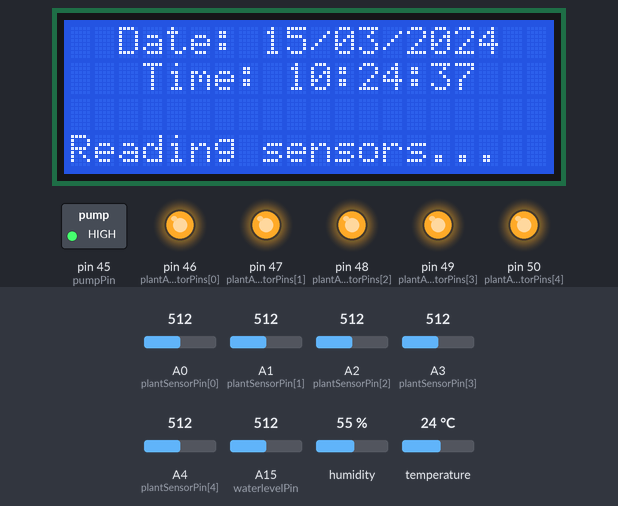
Recording of a sketch running on a simulated Arduino Mega 2560, built with avr-gcc and run on an emulated ATmega2560. Parts: 20×4 character LCD, switched loads named in the sketch (green lamp = pin HIGH), output pins drawn as LEDs (lit = HIGH). Inputs (shaded band) come from the test bench; at power-on: A0 (plantSensorPin[0]) = 512, A15 (waterlevelPin) = 512, A1 (plantSensorPin[1]) = 512, A2 (plantSensorPin[2]) = 512, A3 (plantSensorPin[3]) = 512, A4 (plantSensorPin[4]) = 512, humidity 55 %, temperature 24 °C. The local clock reads 2024-03-15 10:24:30 at power-on unless the sketch sets it; what the sketch prints to the serial monitor is not drawn.

Above: at 7.7 s.
7.8 s: A0 (plantSensorPin[0]) set to 633
9.6 s: A0 (plantSensorPin[0]) set to 659
At 12.9 s:
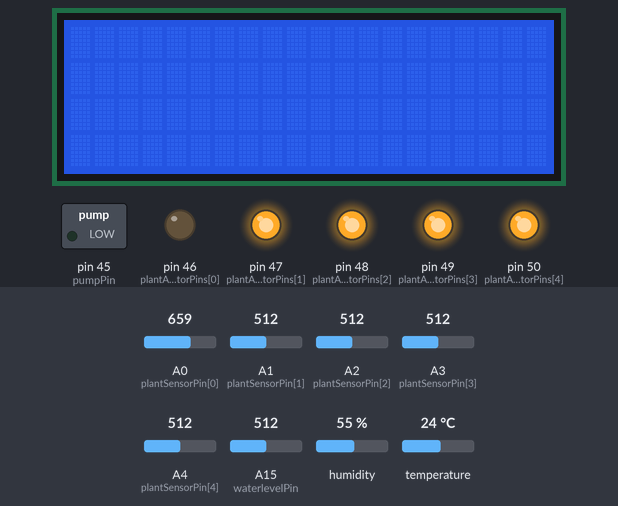
13.7 s: A15 (waterlevelPin) set to 536
At 15.6 s:
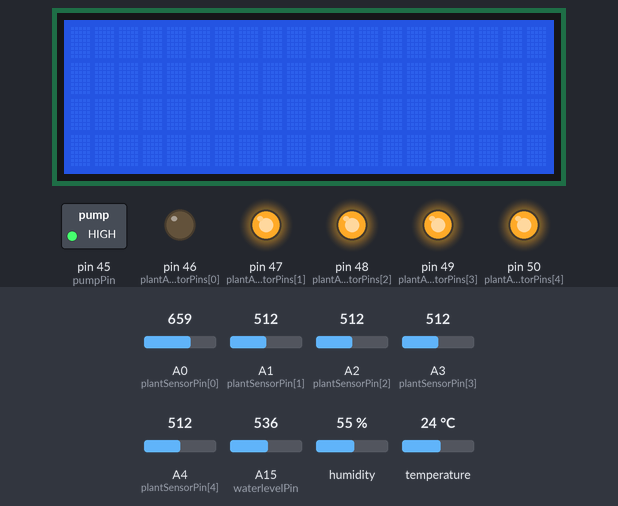
15.9 s: A1 (plantSensorPin[1]) set to 644
20.0 s: A1 (plantSensorPin[1]) set to 664
At 22.7 s:
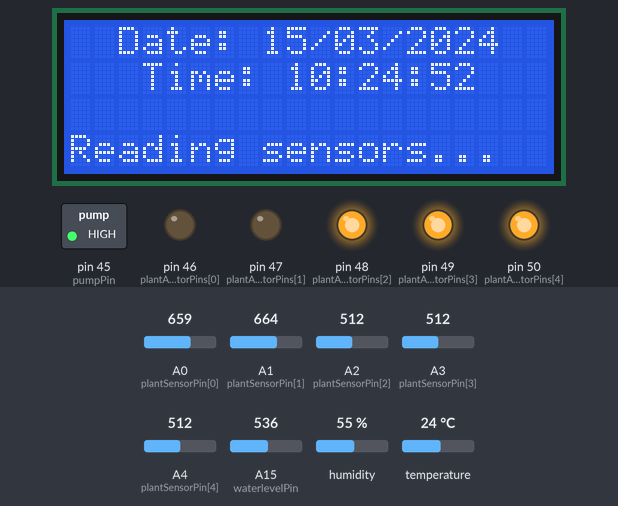
24.1 s: A2 (plantSensorPin[2]) set to 716
At 26.2 s:
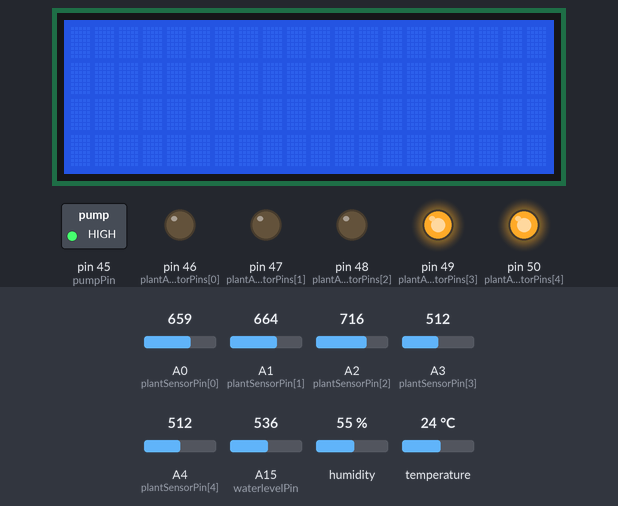
Timing chart, 0 to 27.7 s (numbered marks = the images above; inputs shaded):
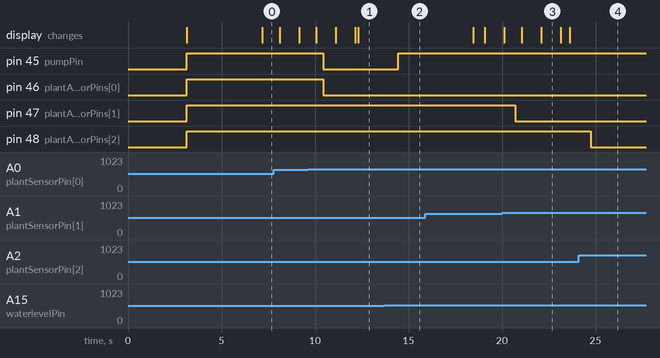

The sketch:

plantcare.ino
```cpp
/*This project of self watering system is done for complete House Plantcare
 * Monitor every plant soil moisture
 * Monitor current temperature and air huidity
 * Watering plant on threshold
 * Low level water tank sound alarm
 *
 * thing to do
 * include ph claibration probe
 * include lcd menu
 *
 *
 *
 * Hardware:
 *Arduino MEGA-2560-R3-ATMEGA16U2-ATMEGA2560-16AU-Board-
 *Sensor Shield V2.0 Board For Arduino Mega2560 R3 ATmega16U2 ATMEL AVR IM
 *LCD2004 lcd 20x4 I2C Crystalfont
 *16-Channel 5V Relay Shield Module with optocoupler For Arduino
 *I2C IIC RTC DS1307 AT24C32 Real Time Clock Module
 *DC12V Electric Magnet Solenoid Valve Gas Air Water Snuffle Valve Normally Closed
 *12vdc Car Winshield Washer pump
 *DHT11 (temperature and humidity sensor)
 *low level tank water sensor
 *Piedzo buzzer
 * *
 */

// libraries definition
#include <Wire.h>
#include <LiquidCrystal_I2C.h>
#include "RTClib.h"
#include <SimpleDHT.h>

// pins definition
int plantSensorPin[] = {A0,A1,A2,A3,A4};
int plantActuatorPins[] = {46,47,48,49,50};
int waterlevelPin = A15;
int pumpPin = 45;
int pinDHT11 = 2;
SimpleDHT11 dht11;


// variables
int plantSensorSetPoints[] = {650,650,650,650,650};
int plantSensorValues[] = {0,0,0,0,0};
bool pumpActive = false;
bool plantErrors[] = {false, false, false, false, false};
bool plantActuatorActive[] = {false, false, false, false, false};
int nbPlant = 5;
int wateringDuration = 10000;
unsigned long previousMillis = 0;
unsigned long previousMillisMain = 0;
const long mainInterval = 1000; // Main loop
const long interval = 1000;   // interval at which to blink (milliseconds)
int dateEnable = false;
int plantsEnable = false;
byte temperature = 0;
byte humidity = 0;
int waterlevelsensor = 0;

// system messages
const char *string_table[] =
{
  "  Lyncos & Manitoo",
  " Plants readings...",
  "      Dry soil",
   "     Moist soil",
  "     Soggy soil",
  "The water pump is on",
  "       Manisa",
  "   Watering System",
  "    Please wait!",
   "         by"
};


// objects definition
RTC_DS1307 RTC;
LiquidCrystal_I2C lcd(0x27,20,4);

// SEC = 800
void setup() {

 // serial initialization
  Serial.begin(19200);

  // LCD initialization
  lcd.init();
  lcd.backlight();     // with Backlight
  lcd.clear();         // clearscreen

  lcd.setCursor(0,0);
  lcd.print(string_table[6]);
  lcd.setCursor(0,1);
  lcd.print(string_table[7]);
  lcd.setCursor(0,2);
  lcd.print(string_table[9]);
  lcd.setCursor(0,3);
  lcd.print(string_table[0]);
  delay(3000);
  lcd.clear();
  // Wire initialization
  Wire.begin();

  // RTC initialization
  RTC.begin();
  if (!RTC.isrunning()){
    // date and time adjust as the PC computer date and time
    RTC.adjust(DateTime(__DATE__, __TIME__));
  }


 for ( int i = 0; i < nbPlant; i++)
  {
    pinMode(plantActuatorPins[i], OUTPUT);
    digitalWrite(plantActuatorPins[i], HIGH);
  }
  pinMode(pumpPin, OUTPUT);
  digitalWrite(pumpPin, HIGH);
}


unsigned int mainCounter = 0;
void loop() {

  // RTC parameters definition
  DateTime myRTC = RTC.now();
  int H = myRTC.hour();
  int M = myRTC.minute();
  int S = myRTC.second();
  unsigned long currentMillis = millis();

 // if low water level: plays the low level alarm


  pumpActive = false;
  for (int i = 0; i < nbPlant; i++)
  {
    if (plantActuatorActive[i])
    {
      digitalWrite(plantActuatorPins[i], LOW);
      pumpActive = true;
      digitalWrite(pumpPin, LOW);
       {
         if(waterlevelsensor > 528)
  {
   waterlevelsensor = analogRead(waterlevelPin);
   pumpActive = false;
   digitalWrite(pumpPin, LOW);
  }
       }
    }
    else
    {
      digitalWrite(plantActuatorPins[i], HIGH);
    }
  }

  if (pumpActive)
  {
   digitalWrite(pumpPin, LOW);
  }
  else
  {
   digitalWrite(pumpPin, HIGH);
  }

  // MAIN LOOP
  if (currentMillis - previousMillisMain >= mainInterval)
  {
    previousMillisMain = currentMillis;

    mainCounter++;
    if (mainCounter == 5)
    {
      lcd.clear();
      plantsEnable = false;
      dateEnable = true;
    }
    if (mainCounter == 10)
    {
      lcd.clear();
      plantsEnable = true;
      dateEnable = false;
    }
    if (mainCounter > 10)
    {
      mainCounter = 0;
    }
  }

  if (plantsEnable)
   if (dht11.read(pinDHT11, &temperature, &humidity, NULL ))
  {


      lcd.setCursor(0,0);
      lcd.print("P1:");
      lcd.print(plantSensorValues[0]);
      lcd.setCursor(14,0);
      lcd.print("P2:");
      lcd.print(plantSensorValues[1]);
      lcd.setCursor(7,1);
      lcd.print("P3:");
      lcd.print(plantSensorValues[2]);
      lcd.setCursor(0,2);
      lcd.print("P4:");
      lcd.print(plantSensorValues[3]);
      lcd.setCursor(14,2);
      lcd.print("P5:");
      lcd.print(plantSensorValues[4]);
      lcd.setCursor(0,3);
      lcd.print((int)temperature); lcd.print("*C");
      lcd.setCursor(16,3);
      lcd.print((int)humidity); lcd.print("%H");
    }


  if (dateEnable)
  {
    RightHour();
  }


// reading sensor every interval and print some debug
  if (currentMillis - previousMillis >= interval)
  {
    previousMillis = currentMillis;

   Serial.println("------- PLANT READINGS ----------");
   for (int thisPlantSensor = 0; thisPlantSensor < nbPlant; thisPlantSensor++)
   {
        plantSensorValues[thisPlantSensor] = analogRead(plantSensorPin[thisPlantSensor]);
        Serial.print("Plant #");
        Serial.print(thisPlantSensor);
        Serial.print(":");

        // Set the sensor into error
        if (plantSensorValues[thisPlantSensor] > 1000)
        {
          plantErrors[thisPlantSensor] = true;
        }
        if (plantErrors[thisPlantSensor] == false)
        {
          Serial.print(plantSensorValues[thisPlantSensor]);

          if (plantSensorValues[thisPlantSensor] > plantSensorSetPoints[thisPlantSensor])
          {
            Serial.println("     GIVE ME WATER!!!!!");
            plantActuatorActive[thisPlantSensor] = true;
          }
           else
          {
            Serial.println("no water needed");
            plantActuatorActive[thisPlantSensor] = false;
          }

        }
        else
        {
          Serial.println("Sensor Error");
        }
   }
   Serial.print("temperature ");Serial.print((int)temperature);Serial.print("*C");
   Serial.println("");
   Serial.print("humidity ");Serial.print((int)humidity);Serial.print("%H");
   Serial.println("");
   waterlevelsensor = analogRead(waterlevelPin);
   Serial.print("water level ");Serial.print(waterlevelsensor);Serial.print("Test");
   Serial.println("");
   Serial.println("");
   Serial.println("");
 }
}

// Real Time Clock Function
void RightHour()
{
  DateTime Now = RTC.now();
  String clock_date = "  Date: ";
  String clock_hour = "   Time: ";

  int _day = Now.day();
  int _month = Now.month();
  int _year = Now.year();

  clock_date += fixZero(_day);
  clock_date += "/";
  clock_date += fixZero(_month);
  clock_date += "/";
  clock_date += _year;

  int _hour = Now.hour();
  int _minute = Now.minute();
  int _second = Now.second();

  clock_hour += fixZero(_hour);
  clock_hour += ":";
  clock_hour += fixZero(_minute);
  clock_hour += ":";
  clock_hour += fixZero(_second);

  lcd.setCursor(0, 0);
  lcd.print(clock_date);
  lcd.setCursor(0, 1);
  lcd.print(clock_hour);
  lcd.setCursor(0,3);
  lcd.print("Reading sensors...");
  delay(50);
}

String fixZero(int i)
{
  String ret;
  if (i < 10) ret += "0";
  ret += i;
  return ret;
}
```

Measured:
- the behaviour switches between 650 and 651 on A0 (plantSensorPin[0]) (found by bisection; images 0 and 1)
- the behaviour switches between 528 and 529 on A15 (waterlevelPin) (found by bisection; images 1 and 2)
- the behaviour switches between 650 and 651 on A1 (plantSensorPin[1]) (found by bisection; images 2 and 3)
- after the input at 9.6 s, pin 45 (pumpPin), pin 46 (plantActuatorPins[0]): HIGH → LOW after 0.83 s
- after the input at 13.7 s, pin 45 (pumpPin): LOW → HIGH after 0.76 s
- after the input at 20.0 s, pin 47 (plantActuatorPins[1]): HIGH → LOW after 0.69 s
- after the input at 24.1 s, pin 48 (plantActuatorPins[2]): HIGH → LOW after 0.66 s
